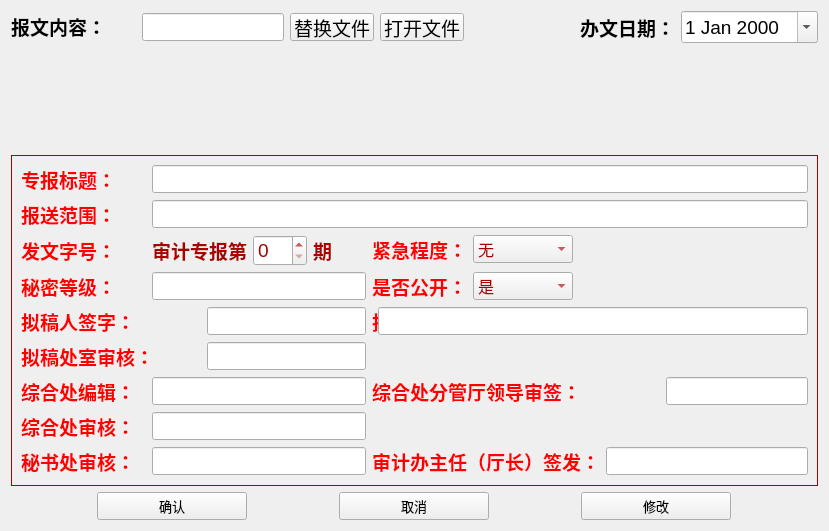
     <widget class="QWidget" name="page_zb">
      <layout class="QGridLayout" name="gridLayout_4" rowstretch="1,2,10,1">
       <item row="0" column="0">
        <layout class="QHBoxLayout" name="horizontalLayout_5">
         <item>
          <widget class="QLabel" name="label_file">
           <property name="minimumSize">
            <size>
             <width>125</width>
             <height>0</height>
            </size>
           </property>
           <property name="maximumSize">
            <size>
             <width>125</width>
             <height>16777215</height>
            </size>
           </property>
           <property name="font">
            <font>
             <pointsize>14</pointsize>
             <weight>75</weight>
             <bold>true</bold>
            </font>
           </property>
           <property name="text">
            <string>&lt;html&gt;&lt;head/&gt;&lt;body&gt;&lt;p&gt;报文内容：&lt;/p&gt;&lt;/body&gt;&lt;/html&gt;</string>
           </property>
          </widget>
         </item>
         <item>
          <widget class="QLineEdit" name="lineEdit_file">
           <property name="sizePolicy">
            <sizepolicy hsizetype="Fixed" vsizetype="Fixed">
             <horstretch>0</horstretch>
             <verstretch>0</verstretch>
            </sizepolicy>
           </property>
           <property name="minimumSize">
            <size>
             <width>0</width>
             <height>28</height>
            </size>
           </property>
           <property name="maximumSize">
            <size>
             <width>16777215</width>
             <height>28</height>
            </size>
           </property>
           <property name="font">
            <font>
             <pointsize>12</pointsize>
            </font>
           </property>
          </widget>
         </item>
         <item>
          <widget class="QPushButton" name="pushButton_file_2">
           <property name="sizePolicy">
            <sizepolicy hsizetype="Minimum" vsizetype="Fixed">
             <horstretch>0</horstretch>
             <verstretch>0</verstretch>
            </sizepolicy>
           </property>
           <property name="minimumSize">
            <size>
             <width>0</width>
             <height>28</height>
            </size>
           </property>
           <property name="maximumSize">
            <size>
             <width>150</width>
             <height>28</height>
            </size>
           </property>
           <property name="font">
            <font>
             <pointsize>14</pointsize>
            </font>
           </property>
           <property name="text">
            <string>替换文件</string>
           </property>
          </widget>
         </item>
         <item>
          <widget class="QPushButton" name="pushButton_opfile_2">
           <property name="minimumSize">
            <size>
             <width>0</width>
             <height>28</height>
            </size>
           </property>
           <property name="maximumSize">
            <size>
             <width>150</width>
             <height>28</height>
            </size>
           </property>
           <property name="font">
            <font>
             <pointsize>14</pointsize>
            </font>
           </property>
           <property name="text">
            <string>打开文件</string>
           </property>
          </widget>
         </item>
        </layout>
       </item>
       <item row="0" column="1">
        <layout class="QHBoxLayout" name="horizontalLayout_11">
         <item>
          <spacer name="horizontalSpacer_3">
           <property name="orientation">
            <enum>Qt::Horizontal</enum>
           </property>
           <property name="sizeHint" stdset="0">
            <size>
             <width>40</width>
             <height>20</height>
            </size>
           </property>
          </spacer>
         </item>
         <item>
          <widget class="QLabel" name="label_24">
           <property name="font">
            <font>
             <pointsize>14</pointsize>
             <weight>75</weight>
             <bold>true</bold>
            </font>
           </property>
           <property name="text">
            <string>办文日期：</string>
           </property>
          </widget>
         </item>
         <item>
          <widget class="QDateEdit" name="dateEdit_3">
           <property name="font">
            <font>
             <pointsize>14</pointsize>
            </font>
           </property>
           <property name="calendarPopup">
            <bool>true</bool>
           </property>
          </widget>
         </item>
        </layout>
       </item>
       <item row="1" column="0" colspan="2">
        <widget class="QWidget" name="widget_zbhead" native="true">
         <property name="minimumSize">
          <size>
           <width>250</width>
           <height>100</height>
          </size>
         </property>
         <property name="styleSheet">
          <string notr="true">image: url(:/resource_dir/zbhead.png);</string>
         </property>
        </widget>
       </item>
       <item row="3" column="0" colspan="2">
        <layout class="QHBoxLayout" name="horizontalLayout_12">
         <item>
          <widget class="QPushButton" name="pushButton">
           <property name="minimumSize">
            <size>
             <width>150</width>
             <height>28</height>
            </size>
           </property>
           <property name="maximumSize">
            <size>
             <width>150</width>
             <height>28</height>
            </size>
           </property>
           <property name="font">
            <font>
             <pointsize>10</pointsize>
            </font>
           </property>
           <property name="text">
            <string>确认</string>
           </property>
          </widget>
         </item>
         <item>
          <widget class="QPushButton" name="pushButton_10">
           <property name="minimumSize">
            <size>
             <width>150</width>
             <height>28</height>
            </size>
           </property>
           <property name="maximumSize">
            <size>
             <width>150</width>
             <height>28</height>
            </size>
           </property>
           <property name="font">
            <font>
             <pointsize>10</pointsize>
            </font>
           </property>
           <property name="text">
            <string>取消</string>
           </property>
          </widget>
         </item>
         <item>
          <widget class="QPushButton" name="pushButton_5">
           <property name="minimumSize">
            <size>
             <width>150</width>
             <height>28</height>
            </size>
           </property>
           <property name="maximumSize">
            <size>
             <width>150</width>
             <height>28</height>
            </size>
           </property>
           <property name="font">
            <font>
             <pointsize>10</pointsize>
            </font>
           </property>
           <property name="text">
            <string>修改</string>
           </property>
          </widget>
         </item>
        </layout>
       </item>
       <item row="2" column="0" colspan="2">
        <widget class="QFrame" name="frame_4">
         <property name="styleSheet">
          <string notr="true">color: rgb(170, 0, 0);</string>
         </property>
         <property name="frameShape">
          <enum>QFrame::Box</enum>
         </property>
         <property name="frameShadow">
          <enum>QFrame::Plain</enum>
         </property>
         <layout class="QGridLayout" name="gridLayout_5">
          <item row="6" column="0">
           <layout class="QFormLayout" name="formLayout_55">
            <item row="0" column="0">
             <widget class="QLabel" name="label_13">
              <property name="minimumSize">
               <size>
                <width>125</width>
                <height>0</height>
               </size>
              </property>
              <property name="font">
               <font>
                <pointsize>14</pointsize>
                <weight>75</weight>
                <bold>true</bold>
               </font>
              </property>
              <property name="text">
               <string>&lt;html&gt;&lt;head/&gt;&lt;body&gt;&lt;p&gt;&lt;span style=&quot; color:#ff0000;&quot;&gt;综合处编辑：&lt;/span&gt;&lt;/p&gt;&lt;/body&gt;&lt;/html&gt;</string>
              </property>
             </widget>
            </item>
            <item row="0" column="1">
             <widget class="QLineEdit" name="lineEdit_12">
              <property name="minimumSize">
               <size>
                <width>0</width>
                <height>28</height>
               </size>
              </property>
              <property name="maximumSize">
               <size>
                <width>16777215</width>
                <height>28</height>
               </size>
              </property>
              <property name="font">
               <font>
                <pointsize>12</pointsize>
               </font>
              </property>
             </widget>
            </item>
           </layout>
          </item>
          <item row="3" column="1">
           <layout class="QFormLayout" name="formLayout_51">
            <item row="0" column="0">
             <widget class="QLabel" name="label_7">
              <property name="font">
               <font>
                <pointsize>14</pointsize>
                <weight>75</weight>
                <bold>true</bold>
               </font>
              </property>
              <property name="text">
               <string>&lt;html&gt;&lt;head/&gt;&lt;body&gt;&lt;p&gt;&lt;span style=&quot; color:#ff0000;&quot;&gt;是否公开：&lt;/span&gt;&lt;/p&gt;&lt;/body&gt;&lt;/html&gt;</string>
              </property>
             </widget>
            </item>
            <item row="0" column="1">
             <widget class="QComboBox" name="comboBox_3">
              <property name="minimumSize">
               <size>
                <width>100</width>
                <height>0</height>
               </size>
              </property>
              <property name="maximumSize">
               <size>
                <width>100</width>
                <height>28</height>
               </size>
              </property>
              <property name="font">
               <font>
                <pointsize>12</pointsize>
               </font>
              </property>
              <item>
               <property name="text">
                <string>是</string>
               </property>
              </item>
              <item>
               <property name="text">
                <string>否</string>
               </property>
              </item>
             </widget>
            </item>
           </layout>
          </item>
          <item row="4" column="1" rowspan="2">
           <layout class="QFormLayout" name="formLayout_53">
            <item row="0" column="0">
             <widget class="QLabel" name="label_9">
              <property name="minimumSize">
               <size>
                <width>288</width>
                <height>0</height>
               </size>
              </property>
              <property name="maximumSize">
               <size>
                <width>16777215</width>
                <height>16777215</height>
               </size>
              </property>
              <property name="font">
               <font>
                <pointsize>14</pointsize>
                <weight>75</weight>
                <bold>true</bold>
               </font>
              </property>
              <property name="text">
               <string>&lt;html&gt;&lt;head/&gt;&lt;body&gt;&lt;p&gt;&lt;span style=&quot; color:#ff0000;&quot;&gt;拟稿处室分管厅领导审签：&lt;/span&gt;&lt;/p&gt;&lt;/body&gt;&lt;/html&gt;</string>
              </property>
             </widget>
            </item>
            <item row="0" column="1">
             <widget class="QLineEdit" name="lineEdit_15">
              <property name="sizePolicy">
               <sizepolicy hsizetype="Ignored" vsizetype="Fixed">
                <horstretch>0</horstretch>
                <verstretch>0</verstretch>
               </sizepolicy>
              </property>
              <property name="minimumSize">
               <size>
                <width>180</width>
                <height>28</height>
               </size>
              </property>
              <property name="font">
               <font>
                <pointsize>12</pointsize>
               </font>
              </property>
             </widget>
            </item>
           </layout>
          </item>
          <item row="2" column="1">
           <layout class="QFormLayout" name="formLayout_49">
            <item row="0" column="0">
             <widget class="QLabel" name="label_6">
              <property name="font">
               <font>
                <pointsize>14</pointsize>
                <weight>75</weight>
                <bold>true</bold>
               </font>
              </property>
              <property name="text">
               <string>&lt;html&gt;&lt;head/&gt;&lt;body&gt;&lt;p&gt;&lt;span style=&quot; color:#ff0000;&quot;&gt;紧急程度：&lt;/span&gt;&lt;/p&gt;&lt;/body&gt;&lt;/html&gt;</string>
              </property>
             </widget>
            </item>
            <item row="0" column="1">
             <widget class="QComboBox" name="comboBox_2">
              <property name="minimumSize">
               <size>
                <width>100</width>
                <height>0</height>
               </size>
              </property>
              <property name="maximumSize">
               <size>
                <width>100</width>
                <height>28</height>
               </size>
              </property>
              <property name="font">
               <font>
                <pointsize>12</pointsize>
               </font>
              </property>
              <item>
               <property name="text">
                <string>无</string>
               </property>
              </item>
              <item>
               <property name="text">
                <string>加急</string>
               </property>
              </item>
              <item>
               <property name="text">
                <string>特急</string>
               </property>
              </item>
             </widget>
            </item>
           </layout>
          </item>
          <item row="5" column="0">
           <layout class="QFormLayout" name="formLayout_54">
            <item row="0" column="0">
             <widget class="QLabel" name="label_10">
              <property name="minimumSize">
               <size>
                <width>180</width>
                <height>0</height>
               </size>
              </property>
              <property name="maximumSize">
               <size>
                <width>16777215</width>
                <height>16777215</height>
               </size>
              </property>
              <property name="font">
               <font>
                <pointsize>14</pointsize>
                <weight>75</weight>
                <bold>true</bold>
               </font>
              </property>
              <property name="text">
               <string>&lt;html&gt;&lt;head/&gt;&lt;body&gt;&lt;p&gt;&lt;span style=&quot; color:#ff0000;&quot;&gt;拟稿处室审核：&lt;/span&gt;&lt;/p&gt;&lt;/body&gt;&lt;/html&gt;</string>
              </property>
             </widget>
            </item>
            <item row="0" column="1">
             <widget class="QLineEdit" name="lineEdit_11">
              <property name="minimumSize">
               <size>
                <width>0</width>
                <height>28</height>
               </size>
              </property>
              <property name="maximumSize">
               <size>
                <width>16777215</width>
                <height>28</height>
               </size>
              </property>
              <property name="font">
               <font>
                <pointsize>12</pointsize>
               </font>
              </property>
             </widget>
            </item>
           </layout>
          </item>
          <item row="4" column="0">
           <layout class="QFormLayout" name="formLayout_52">
            <item row="0" column="0">
             <widget class="QLabel" name="label_8">
              <property name="minimumSize">
               <size>
                <width>180</width>
                <height>0</height>
               </size>
              </property>
              <property name="font">
               <font>
                <pointsize>14</pointsize>
                <weight>75</weight>
                <bold>true</bold>
               </font>
              </property>
              <property name="text">
               <string>&lt;html&gt;&lt;head/&gt;&lt;body&gt;&lt;p&gt;&lt;span style=&quot; color:#ff0000;&quot;&gt;拟稿人签字：&lt;/span&gt;&lt;/p&gt;&lt;/body&gt;&lt;/html&gt;</string>
              </property>
             </widget>
            </item>
            <item row="0" column="1">
             <widget class="QLineEdit" name="lineEdit_10">
              <property name="minimumSize">
               <size>
                <width>0</width>
                <height>28</height>
               </size>
              </property>
              <property name="maximumSize">
               <size>
                <width>16777215</width>
                <height>28</height>
               </size>
              </property>
              <property name="font">
               <font>
                <pointsize>12</pointsize>
               </font>
              </property>
             </widget>
            </item>
           </layout>
          </item>
          <item row="8" column="0">
           <layout class="QFormLayout" name="formLayout_58">
            <item row="0" column="0">
             <widget class="QLabel" name="label_18">
              <property name="minimumSize">
               <size>
                <width>125</width>
                <height>0</height>
               </size>
              </property>
              <property name="font">
               <font>
                <pointsize>14</pointsize>
                <weight>75</weight>
                <bold>true</bold>
               </font>
              </property>
              <property name="text">
               <string>&lt;html&gt;&lt;head/&gt;&lt;body&gt;&lt;p&gt;&lt;span style=&quot; color:#ff0000;&quot;&gt;秘书处审核：&lt;/span&gt;&lt;/p&gt;&lt;/body&gt;&lt;/html&gt;</string>
              </property>
             </widget>
            </item>
            <item row="0" column="1">
             <widget class="QLineEdit" name="lineEdit_18">
              <property name="minimumSize">
               <size>
                <width>0</width>
                <height>28</height>
               </size>
              </property>
              <property name="maximumSize">
               <size>
                <width>16777215</width>
                <height>28</height>
               </size>
              </property>
              <property name="font">
               <font>
                <pointsize>12</pointsize>
               </font>
              </property>
             </widget>
            </item>
           </layout>
          </item>
          <item row="6" column="1" rowspan="2">
           <layout class="QFormLayout" name="formLayout_56">
            <item row="0" column="0">
             <widget class="QLabel" name="label_17">
              <property name="minimumSize">
               <size>
                <width>288</width>
                <height>0</height>
               </size>
              </property>
              <property name="font">
               <font>
                <pointsize>14</pointsize>
                <weight>75</weight>
                <bold>true</bold>
               </font>
              </property>
              <property name="text">
               <string>&lt;html&gt;&lt;head/&gt;&lt;body&gt;&lt;p&gt;&lt;span style=&quot; color:#ff0000;&quot;&gt;综合处分管厅领导审签：&lt;/span&gt;&lt;/p&gt;&lt;/body&gt;&lt;/html&gt;</string>
              </property>
             </widget>
            </item>
            <item row="0" column="1">
             <widget class="QLineEdit" name="lineEdit_16">
              <property name="minimumSize">
               <size>
                <width>0</width>
                <height>28</height>
               </size>
              </property>
              <property name="maximumSize">
               <size>
                <width>16777215</width>
                <height>28</height>
               </size>
              </property>
              <property name="font">
               <font>
                <pointsize>12</pointsize>
               </font>
              </property>
             </widget>
            </item>
           </layout>
          </item>
          <item row="0" column="0" colspan="2">
           <layout class="QFormLayout" name="formLayout_46">
            <item row="0" column="0">
             <widget class="QLabel" name="label_3">
              <property name="minimumSize">
               <size>
                <width>125</width>
                <height>0</height>
               </size>
              </property>
              <property name="font">
               <font>
                <pointsize>14</pointsize>
                <weight>75</weight>
                <bold>true</bold>
               </font>
              </property>
              <property name="text">
               <string>&lt;html&gt;&lt;head/&gt;&lt;body&gt;&lt;p&gt;&lt;span style=&quot; color:#ff0000;&quot;&gt;专报标题：&lt;/span&gt;&lt;/p&gt;&lt;/body&gt;&lt;/html&gt;</string>
              </property>
             </widget>
            </item>
            <item row="0" column="1">
             <widget class="QLineEdit" name="lineEdit">
              <property name="minimumSize">
               <size>
                <width>0</width>
                <height>28</height>
               </size>
              </property>
              <property name="maximumSize">
               <size>
                <width>16777215</width>
                <height>28</height>
               </size>
              </property>
              <property name="font">
               <font>
                <pointsize>12</pointsize>
               </font>
              </property>
             </widget>
            </item>
           </layout>
          </item>
          <item row="2" column="0">
           <layout class="QHBoxLayout" name="horizontalLayout_13">
            <item>
             <widget class="QLabel" name="label_5">
              <property name="minimumSize">
               <size>
                <width>125</width>
                <height>0</height>
               </size>
              </property>
              <property name="maximumSize">
               <size>
                <width>125</width>
                <height>16777215</height>
               </size>
              </property>
              <property name="font">
               <font>
                <pointsize>14</pointsize>
                <weight>75</weight>
                <bold>true</bold>
               </font>
              </property>
              <property name="text">
               <string>&lt;html&gt;&lt;head/&gt;&lt;body&gt;&lt;p&gt;&lt;span style=&quot; color:#ff0000;&quot;&gt;发文字号：&lt;/span&gt;&lt;/p&gt;&lt;/body&gt;&lt;/html&gt;</string>
              </property>
             </widget>
            </item>
            <item>
             <widget class="QLabel" name="label_11">
              <property name="maximumSize">
               <size>
                <width>120</width>
                <height>16777215</height>
               </size>
              </property>
              <property name="font">
               <font>
                <pointsize>14</pointsize>
                <weight>75</weight>
                <bold>true</bold>
               </font>
              </property>
              <property name="text">
               <string>审计专报第</string>
              </property>
             </widget>
            </item>
            <item>
             <widget class="QSpinBox" name="spinBox">
              <property name="maximumSize">
               <size>
                <width>100</width>
                <height>16777215</height>
               </size>
              </property>
              <property name="font">
               <font>
                <pointsize>14</pointsize>
               </font>
              </property>
             </widget>
            </item>
            <item>
             <widget class="QLabel" name="label_12">
              <property name="font">
               <font>
                <pointsize>14</pointsize>
                <weight>75</weight>
                <bold>true</bold>
               </font>
              </property>
              <property name="text">
               <string>期</string>
              </property>
             </widget>
            </item>
           </layout>
          </item>
          <item row="7" column="0">
           <layout class="QFormLayout" name="formLayout_57">
            <item row="0" column="0">
             <widget class="QLabel" name="label_15">
              <property name="minimumSize">
               <size>
                <width>125</width>
                <height>0</height>
               </size>
              </property>
              <property name="font">
               <font>
                <pointsize>14</pointsize>
                <weight>75</weight>
                <bold>true</bold>
               </font>
              </property>
              <property name="text">
               <string>&lt;html&gt;&lt;head/&gt;&lt;body&gt;&lt;p&gt;&lt;span style=&quot; color:#ff0000;&quot;&gt;综合处审核：&lt;/span&gt;&lt;/p&gt;&lt;/body&gt;&lt;/html&gt;</string>
              </property>
             </widget>
            </item>
            <item row="0" column="1">
             <widget class="QLineEdit" name="lineEdit_17">
              <property name="minimumSize">
               <size>
                <width>0</width>
                <height>28</height>
               </size>
              </property>
              <property name="maximumSize">
               <size>
                <width>16777215</width>
                <height>28</height>
               </size>
              </property>
              <property name="font">
               <font>
                <pointsize>12</pointsize>
               </font>
              </property>
             </widget>
            </item>
           </layout>
          </item>
          <item row="8" column="1">
           <layout class="QFormLayout" name="formLayout_59">
            <item row="0" column="0">
             <widget class="QLabel" name="label_21">
              <property name="minimumSize">
               <size>
                <width>0</width>
                <height>0</height>
               </size>
              </property>
              <property name="maximumSize">
               <size>
                <width>288</width>
                <height>16777215</height>
               </size>
              </property>
              <property name="font">
               <font>
                <pointsize>14</pointsize>
                <weight>75</weight>
                <bold>true</bold>
               </font>
              </property>
              <property name="text">
               <string>&lt;html&gt;&lt;head/&gt;&lt;body&gt;&lt;p&gt;&lt;span style=&quot; color:#ff0000;&quot;&gt;审计办主任（厅长）签发：&lt;/span&gt;&lt;/p&gt;&lt;/body&gt;&lt;/html&gt;</string>
              </property>
             </widget>
            </item>
            <item row="0" column="1">
             <widget class="QLineEdit" name="lineEdit_19">
              <property name="minimumSize">
               <size>
                <width>0</width>
                <height>28</height>
               </size>
              </property>
              <property name="maximumSize">
               <size>
                <width>16777215</width>
                <height>16777215</height>
               </size>
              </property>
              <property name="font">
               <font>
                <pointsize>12</pointsize>
               </font>
              </property>
             </widget>
            </item>
           </layout>
          </item>
          <item row="1" column="0" colspan="2">
           <layout class="QFormLayout" name="formLayout_47">
            <item row="0" column="0">
             <widget class="QLabel" name="label_16">
              <property name="minimumSize">
               <size>
                <width>125</width>
                <height>0</height>
               </size>
              </property>
              <property name="font">
               <font>
                <pointsize>14</pointsize>
                <weight>75</weight>
                <bold>true</bold>
               </font>
              </property>
              <property name="text">
               <string>&lt;html&gt;&lt;head/&gt;&lt;body&gt;&lt;p&gt;&lt;span style=&quot; color:#ff0000;&quot;&gt;报送范围：&lt;/span&gt;&lt;/p&gt;&lt;/body&gt;&lt;/html&gt;</string>
              </property>
             </widget>
            </item>
            <item row="0" column="1">
             <widget class="QLineEdit" name="lineEdit_2">
              <property name="minimumSize">
               <size>
                <width>0</width>
                <height>28</height>
               </size>
              </property>
              <property name="maximumSize">
               <size>
                <width>16777215</width>
                <height>28</height>
               </size>
              </property>
              <property name="font">
               <font>
                <pointsize>12</pointsize>
               </font>
              </property>
             </widget>
            </item>
           </layout>
          </item>
          <item row="3" column="0">
           <layout class="QFormLayout" name="formLayout_50">
            <item row="0" column="0">
             <widget class="QLabel" name="label_14">
              <property name="minimumSize">
               <size>
                <width>125</width>
                <height>0</height>
               </size>
              </property>
              <property name="font">
               <font>
                <pointsize>14</pointsize>
                <weight>75</weight>
                <bold>true</bold>
               </font>
              </property>
              <property name="text">
               <string>&lt;html&gt;&lt;head/&gt;&lt;body&gt;&lt;p&gt;&lt;span style=&quot; color:#ff0000;&quot;&gt;秘密等级：&lt;/span&gt;&lt;/p&gt;&lt;/body&gt;&lt;/html&gt;</string>
              </property>
             </widget>
            </item>
            <item row="0" column="1">
             <widget class="QLineEdit" name="lineEdit_5">
              <property name="minimumSize">
               <size>
                <width>0</width>
                <height>28</height>
               </size>
              </property>
              <property name="maximumSize">
               <size>
                <width>16777215</width>
                <height>28</height>
               </size>
              </property>
              <property name="font">
               <font>
                <pointsize>12</pointsize>
               </font>
              </property>
             </widget>
            </item>
           </layout>
          </item>
         </layout>
        </widget>
       </item>
      </layout>
     </widget>
